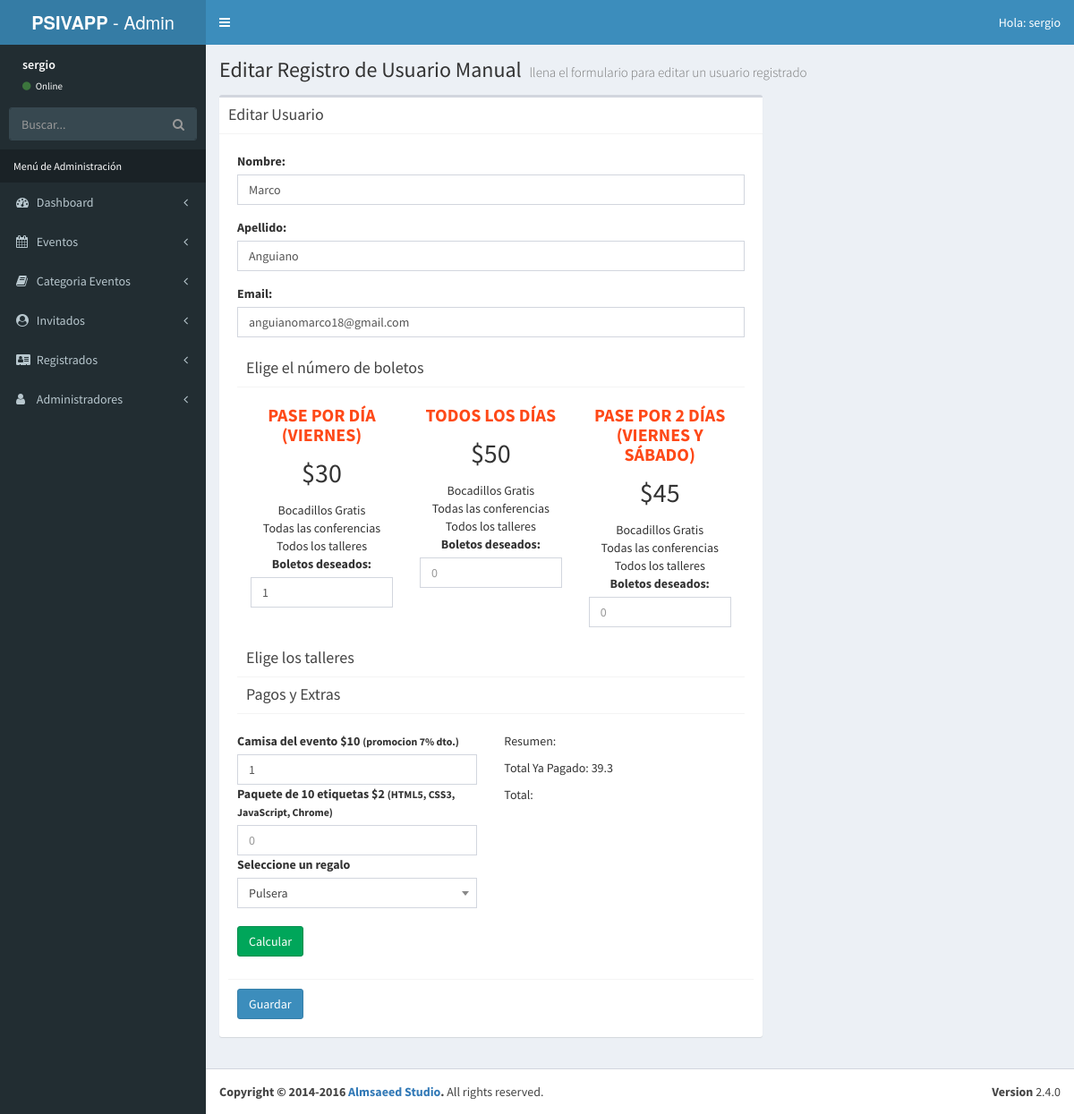
Screenshot of /admin/editar-registro.php?id=1 (signed in) with the database file from the repository.
### tables this page shows
CREATE TABLE `registrados` (
  `ID_Registrado` bigint(20) unsigned NOT NULL AUTO_INCREMENT,
  `nombre_registrado` varchar(50) NOT NULL,
  `apellido_registrado` varchar(50) NOT NULL,
  `email_registrado` varchar(100) NOT NULL,
  `fecha_registro` datetime NOT NULL,
  `pases_articulos` longtext NOT NULL,
  `talleres_registrados` longtext NOT NULL,
  `regalo` int(11) NOT NULL,
  `total_pagado` varchar(50) NOT NULL,
  `pagado` int(11) NOT NULL,
  PRIMARY KEY (`ID_Registrado`),
  KEY `regalo` (`regalo`),
  CONSTRAINT `registrados_ibfk_1` FOREIGN KEY (`regalo`) REFERENCES `regalos` (`ID_regalo`)
);

### admin/editar-registro.php (the view, shortened to what this page needs)
<?php
        $id = $_GET['id'];
        include_once 'templates/header.php';
        include_once 'funciones/funciones.php';
        include_once 'templates/barra.php';
        include_once 'templates/navegacion.php';
?>
  <div class="content-wrapper">
    <section class="content-header">
      <h1>
        Editar Registro de Usuario Manual
        <small>llena el formulario para editar un usuario registrado</small>
      </h1>
    </section>
        <div class="row">
                <div class="col-md-8">
                <section class="content">
                  <div class="box">
                    <div class="box-header with-border">
                      <h3 class="box-title">Editar Usuario</h3>
                    </div>
                    <div class="box-body">
                        <?php
                            $sql = "SELECT * FROM registrados WHERE ID_Registrado = $id ";
                            $resultado = $conn->query($sql);
                            $registrado = $resultado->fetch_assoc();
                        ?>
                        <form class="editar-registrado" role="form" name="guardar-registro" id="guardar-registro" method="post" action="modelo-registrado.php">
                              <div class="box-body">
                                    <div class="form-group">
                                          <label for="nombre_registrado">Nombre:</label>
                                          <input value="<?php echo $registrado['nombre_registrado']; ?>" type="text" class="form-control" id="nombre" name="nombre" placeholder="Nombre" >
                                    </div>
                                    <div class="form-group">
                                          <label for="apellido">Apellido:</label>
                                          <input value="<?php echo $registrado['apellido_registrado']; ?>" type="text" class="form-control" id="apellido" name="apellido" placeholder="Apellido">
                                    </div>
                                    <div class="form-group">
                                          <label for="email">Email:</label>
                                          <input value="<?php echo $registrado['email_registrado']; ?>" type="email" class="form-control" id="email" name="email" placeholder="Email">
                                    </div>
                                    <?php
                                        $pedido = $registrado['pases_articulos'];
                                        $boletos = json_decode($pedido, true);
                                    ?>
                                    <div class="form-group">
                                        <div id="paquetes" class="paquetes">
                                            <div class="box-header with-border">
                                                <h3 class="box-title">Elige el número de boletos</h3>
                                            </div>
                                          <ul class="lista-precios clearfix row">
                                              <li class="col-md-4">
                                                    <div class="tabla-precio text-center">
                                                        <h3>Pase por día (viernes)</h3>
                                                        <p class="numero">$30</p>
                                                        <ul>
                                                          <li>Bocadillos Gratis</li>
                                                          <li>Todas las conferencias</li>
                                                          <li>Todos los talleres</li>
                                                        </ul>
                                                        <div class="orden">
                                                            <label for="pase_dia">Boletos deseados:</label>
                                                            <input value="<?php echo $boletos['un_dia']['cantidad']; ?>" type="number" class="form-control" min="0" id="pase_dia" size="3" name="boletos[un_dia][cantidad]" placeholder="0">
                                                        </div>
                                                    </div>
                                              </li>
                                              <li class="col-md-4">
                                                    <div class="tabla-precio text-center">
                                                        <h3>Todos los días</h3>
                                                        <p class="numero">$50</p>
                                                        <ul>
                                                          <li>Bocadillos Gratis</li>
                                                          <li>Todas las conferencias</li>
                                                          <li>Todos los talleres</li>
                                                        </ul>
                                                        <div class="orden">
                                                            <label for="pase_completo">Boletos deseados:</label>
                                                            <input  value="<?php echo $boletos['pase_completo']['cantidad']; ?>" type="number" class="form-control" min="0" id="pase_completo" size="3" name="boletos[completo][cantidad]" placeholder="0">
                                                        </div>
                                                    </div>
                                              </li>
                                              <li class="col-md-4">
                                                    <div class="tabla-precio text-center">
                                                        <h3>Pase por 2 días (viernes y sábado)</h3>
                                                        <p class="numero">$45</p>
                                                        <ul>
                                                          <li>Bocadillos Gratis</li>
                                                          <li>Todas las conferencias</li>
                                                          <li>Todos los talleres</li>
                                                        </ul>
                                                        <div class="orden">
                                                            <label for="pase_dosdias">Boletos deseados:</label>
                                                            <input  value="<?php echo $boletos['pase_2dias']['cantidad']; ?>" type="number" class="form-control" min="0" id="pase_dosdias" size="3" name="boletos[2dias][cantidad]" placeholder="0">
                                                        </div>
                                                    </div>
                                              </li>
                                          </ul>
                                        </div>
                                    </div>
                                    <div class="form-group">
                                        <div class="box-header with-border">
                                            <h3 class="box-title">Elige los talleres</h3>
                                        </div>
                                             <div id="resumen" class="resumen ">
                                                 <div class="box-header with-border">
                                                     <h3 class="box-title">Pagos y Extras</h3>
                                                 </div>
                                                 <br>
                                                <div class="caja clearfix row">
                                                      <div class="extras col-md-6">
                                                            <div class="orden">
                                                                <label for="camisa_evento">Camisa del evento $10 <small>(promocion 7% dto.)</small></label>
                                                                <input value="<?php echo $boletos['camisas']; ?>" type="number" class="form-control" min="0" id="camisa_evento" name="pedido_extra[camisas][cantidad]" size="3" placeholder="0">
                                                            </div>
                                                            <div class="orden">
                                                                <label for="etiquetas">Paquete de 10 etiquetas $2 <small>(HTML5, CSS3, JavaScript, Chrome)</small></label>
                                                                <input value="<?php echo $boletos['etiquetas']; ?>" type="number" class="form-control" min="0" id="etiquetas" name="pedido_extra[etiquetas][cantidad]" size="3" placeholder="0">
                                                            </div>
                                                            <div class="orden">
                                                                <label for="regalo">Seleccione un regalo</label> <br>
                                                            </div>
                                                            <br>
                                                            <input type="button" id="calcular" class="btn btn-success" value="Calcular">
                                                      </div>
                                                      <div class="total col-md-6">
                                                          <p>Resumen:</p>
                                                          <p>Total Ya Pagado: <?php echo (float) $registrado['total_pagado']; ?></p>
                                                          <p>Total:</p>
                                                      </div>
                                                </div>
                                             </div>
                                    </div>
                              </div>
                              <div class="box-footer">
                                  <button type="submit" class="btn btn-primary" id="btnRegistro">Guardar</button>
                              </div>
                        </form>
                    </div>
                  </div>
                </section>
                </div>
        </div>
  </div>
  <?php
          include_once 'templates/footer.php';
  ?>

### admin/css/admin.css (style rules this page uses)
.tabla-precio ul, ul.lista-precios { list-style: none; padding:0; margin:0; }
ul.lista-precios li .numero { font-size: 30px; }
.tabla-precio h3 { text-transform: uppercase; font-size: 20px; font-weight: bold; color: #fe4918; }

### rows the page displays
registrados: nombre "Marco", apellido "Anguiano", email "anguianomarco18@gmail.com", pases_articulos "1", total_pagado "39.3"

### other values shown
$_SESSION['nombre'] "sergio"
